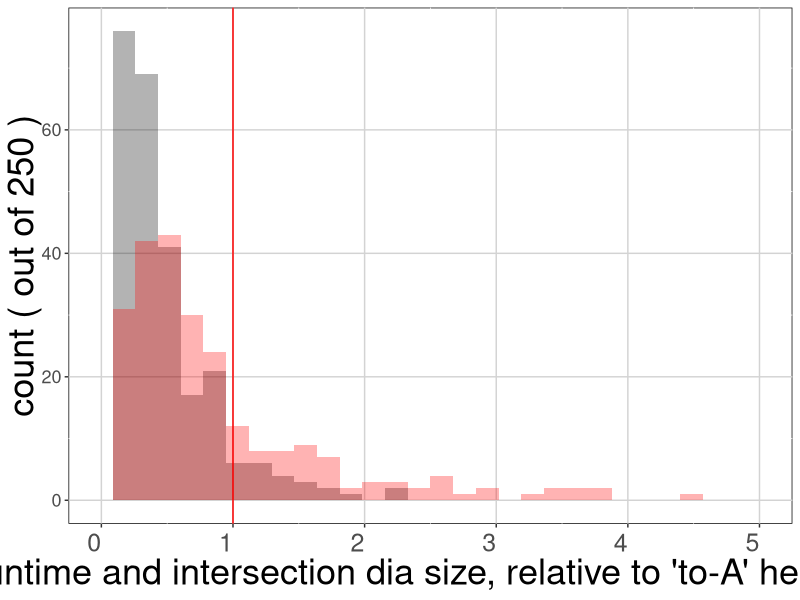
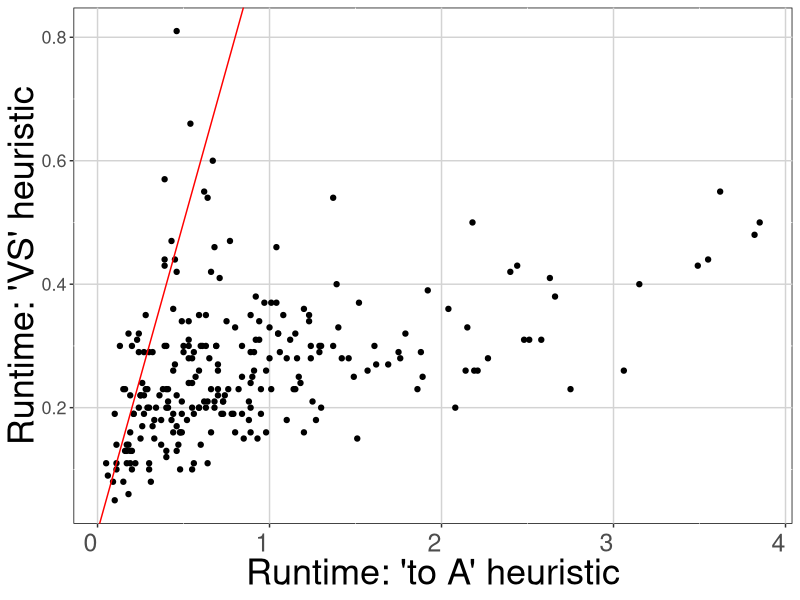
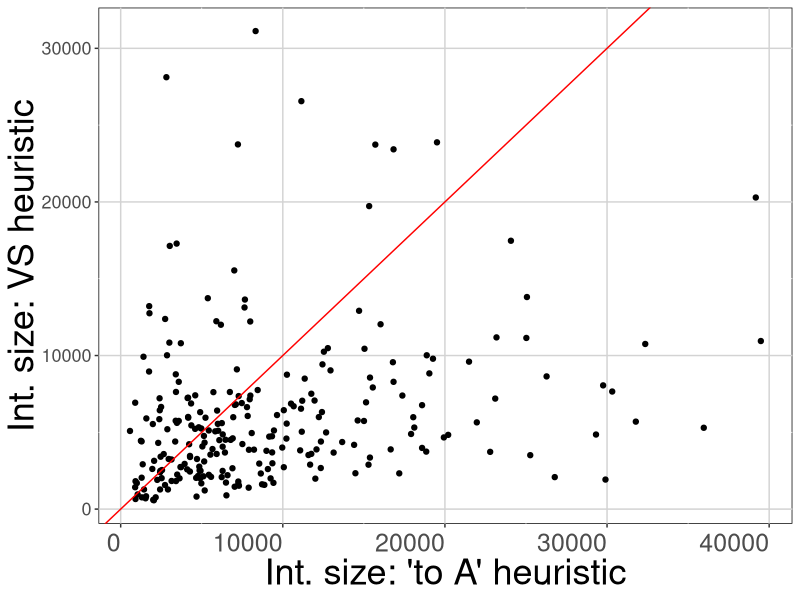
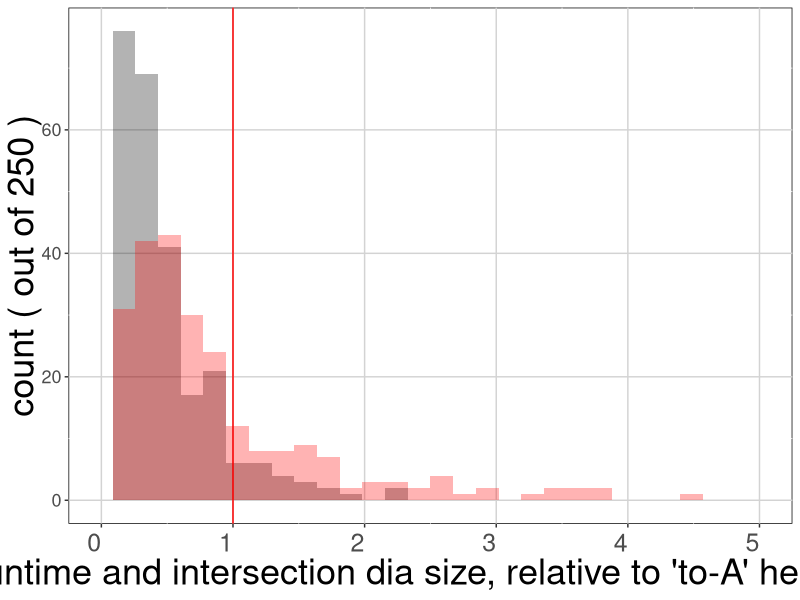
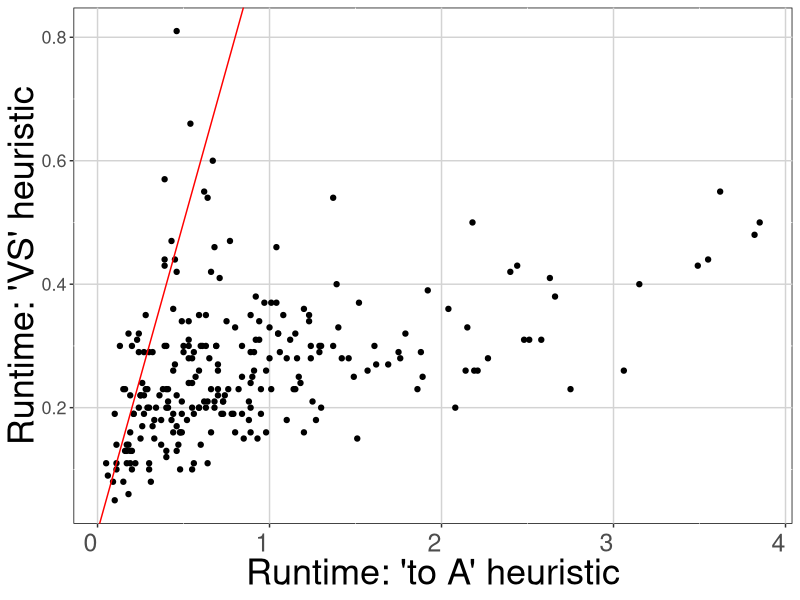
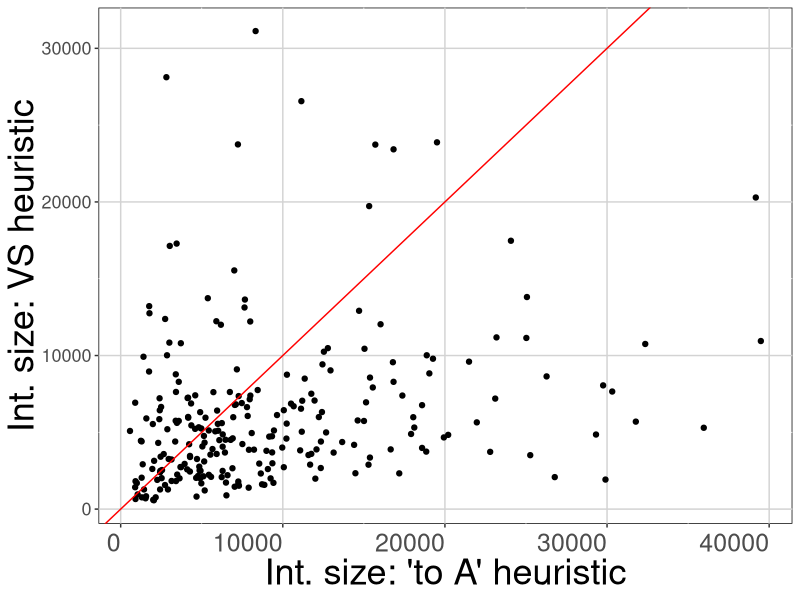

R code for these plots, in order:
library(ggplot2)

df = read.csv("./run_logs/dcloud_jUFLP_cavemen.csv", stringsAsFactors = FALSE)

str(df)


df$t_VS_rel = df$t_VS / df$t_toA
df$size_VS_rel = df$intsize_VS / df$intsize_toA


ggplot(data=df)+
  geom_histogram(aes(x=t_VS_rel, fill="runtime, sec"), fill='black', alpha=0.3)+
  geom_histogram(aes(x=size_VS_rel, fill="int. size, sec"), fill='red', alpha=0.3)+
  geom_vline(xintercept=1.0, color='red')+
  theme(
    axis.text.x = element_text(vjust = 0.5, hjust = 1, size=18),
    axis.text.y = element_text(size=13),
    axis.title.x = element_text(size = 26),
    axis.title.y = element_text(size = 26, margin = margin(t=50)),
    panel.background = element_rect(fill = NA, color = "black"),
    panel.grid.major = element_line(size = 0.5, linetype = 'solid',
                                    color = "lightgrey"),
    strip.text.x = element_text(size = 22),
    strip.text.y = element_text(size=22),
    strip.background = element_blank()
  )+
  xlim(0,5.0)+
  xlab("Runtime and intersection dia size, relative to 'to-A' heuristic.")+
  ylab(paste("count ( out of", nrow(df), ")"))

ggsave("./jUFLP_hist.png", width = 16, height = 10)
sum(df$t_VS_rel < 1.0) / nrow(df)

ggplot(data=df)+
  geom_point(aes(y=t_VS, x=t_toA))+
  geom_abline(slope = 1.0, color='red')+
  theme(
    axis.text.x = element_text(vjust = 0.5, hjust = 1, size=18),
    axis.text.y = element_text(size=13),
    axis.title.x = element_text(size = 26),
    axis.title.y = element_text(size = 26, margin = margin(t=50)),
    panel.background = element_rect(fill = NA, color = "black"),
    panel.grid.major = element_line(size = 0.5, linetype = 'solid',
                                    color = "lightgrey"),
    strip.text.x = element_text(size = 22),
    strip.text.y = element_text(size=22),
    strip.background = element_blank()
  )+
  xlab("Runtime: 'to A' heuristic")+
  ylab("Runtime: 'VS' heuristic")

ggsave("./jUFLP_runtimes.png", width = 16, height = 10)

ggplot(data=df)+
  geom_point(aes(y=intsize_VS, x=intsize_toA))+
  geom_abline(slope = 1.0, color='red')+
  theme(
    axis.text.x = element_text(vjust = 0.5, hjust = 1, size=18),
    axis.text.y = element_text(size=13),
    axis.title.x = element_text(size = 26),
    axis.title.y = element_text(size = 26, margin = margin(t=50)),
    panel.background = element_rect(fill = NA, color = "black"),
    panel.grid.major = element_line(size = 0.5, linetype = 'solid',
                                    color = "lightgrey"),
    strip.text.x = element_text(size = 22),
    strip.text.y = element_text(size=22),
    strip.background = element_blank()
  )+
  xlab("Int. size: 'to A' heuristic")+
  ylab("Int. size: VS heuristic")

ggsave("./jUFLP_sizes.png", width = 16, height = 10)
